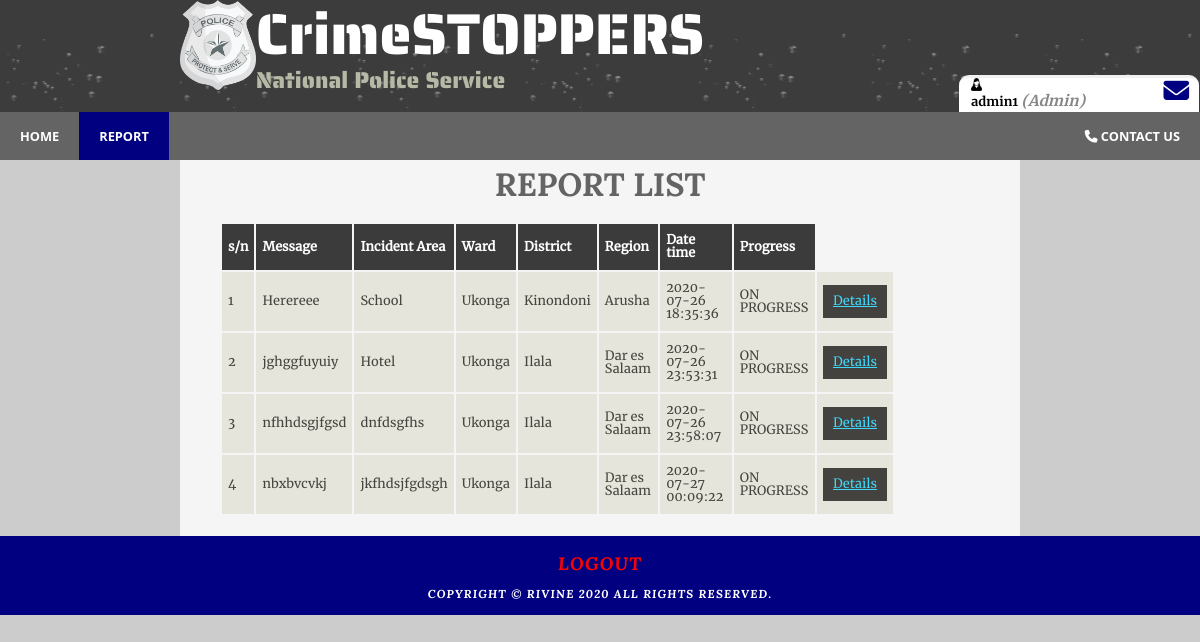
The page /police_mode/report.php (signed in) on the database its author committed.
### tables this page shows
CREATE TABLE `tb_reports` (
  `id` int(11) NOT NULL,
  `user_id` varchar(100) NOT NULL,
  `messages` varchar(1000) NOT NULL,
  `email` varchar(100) NOT NULL,
  `type` varchar(100) NOT NULL,
  `progress` varchar(100) NOT NULL DEFAULT 'NOT YET',
  `img_path` varchar(100) NOT NULL,
  `region_id` varchar(100) NOT NULL,
  `district_id` varchar(100) NOT NULL,
  `ward_id` varchar(100) NOT NULL,
  `incident_area` varchar(100) NOT NULL,
  `date_time` datetime NOT NULL,
  `ip` varchar(100) NOT NULL
);

CREATE TABLE `tb_ward` (
  `id` int(11) NOT NULL,
  `region_id` varchar(200) NOT NULL,
  `district_id` varchar(200) NOT NULL,
  `name` varchar(100) NOT NULL
);

CREATE TABLE `tb_district` (
  `id` int(11) NOT NULL,
  `region_id` varchar(200) NOT NULL,
  `name` varchar(200) NOT NULL
);

CREATE TABLE `tb_region` (
  `id` int(11) NOT NULL,
  `name` varchar(200) NOT NULL
);

### police_mode/report.php (the view, shortened to what this page needs)
<?php
$servername = "localhost";
$username = "root";
$password = "";
$database = "crime";
$mysql_obj = new mysqli($servername, $username, $password, $database);
$j = 1;
$td = "";
$sql = "SELECT * FROM tb_reports WHERE progress!='ACCOMPLISHED'";
$results = $mysql_obj->query($sql);
while ($row = $results->fetch_assoc()) {
	$id = $row['id'];
	$messages = $row['messages'];
	$region_id = $row['region_id'];
	$district_id = $row['district_id'];
	$ward_id = $row['ward_id'];
	$progress = $row['progress'];
	$incident_area = $row['incident_area'];
	$date_time = $row['date_time'];
	$sql_region = "SELECT name FROM tb_region WHERE id='$region_id'";
	$result_region = $mysql_obj->query($sql_region);
	while ($row = $result_region->fetch_assoc()) {
		$region_name = $row['name'];
	}
	$sql_district = "SELECT * FROM tb_district WHERE id='$district_id'";
	$result_district = $mysql_obj->query($sql_district);
	while ($row = $result_district->fetch_assoc()) {
		$district_name = $row['name'];
	}
	$sql_ward = "SELECT * FROM tb_ward WHERE id='$ward_id'";
	$result_ward = $mysql_obj->query($sql_ward);
	while ($row = $result_ward->fetch_assoc()) {
		$ward_name = $row['name'];
	}
	$td .= "<tr>
			<td>$j</td>
			<td>$messages</td>
			<td>$incident_area</td>
			<td>$ward_name</td>
			<td>$district_name</td>
			<td>$region_name</td>
			<td>$date_time</td>
			<td>$progress</td>
			<td><a style='background-color:#43423f;cursor:pointer' href='report_details.php?id=$id'>Details</a></td>
			</tr>";
	$j++;
}
?>
<!DOCTYPE HTML>
<html>
<head>
	<link rel="stylesheet" type="text/css" href="../css/style.css" />
	<link rel="stylesheet" type="text/css" href="../css/button.css" />
</head>
	<body>
		<div id="main">
			<div id="header">
				<div id="logo">
					<div class="logo_img">
						<img src="../img/logo.png" alt="NPS Logo" height="auto" width="13%"></img>
						<div id="logo_text">
							<h1><a class="logo_colour" href="../index.php">CrimeSTOPPERS</a></h1>
							<h2>National Police Service</h2>
						</div>
					</div>
				</div>
				<div class="profile_info">
					<figure class="user_avatar"><img src="../img/admin_profile.png" width="5%">
						<span style="float: right;">
							<a href="../chat_box/chat_list.php"><i class="fa fa-2x fa-envelope"></i></a>
						</span>
					</figure>
					<div class="user_info">
						<?php if (isset($_SESSION['user'])) : ?>
						<strong><?php echo $_SESSION['user']['username']; ?></strong>
						<small style="font-size:15px">
							<i style="color: #888;">(<?php echo ucfirst($_SESSION['user']['user_type']); ?>)</i>
						</small>
						<?php endif ?>
					</div>
				</div>
				<div id="navbar">
					<nav>
						<ul id="menu">
							<li><a href="home.php">Home</a></li>
							<li class="selected"><a href="report.php">Report</a></li>
							<li style="float: right;"><a href="../contact.php"><i class="fa fa-phone"></i> Contact
									Us</a>
							</li>
						</ul>
					</nav>
				</div>
			</div>
			<div id="site_content" class="content">
				<div align="center" class="header">
					<h1>Report list</h1>
				</div>
				<div id="content">
					<table id="report_list" border="0" id="table">
						<tr>
							<th>s/n</th>
							<th>Message</th>
							<th>Incident Area</th>
							<th>Ward</th>
							<th>District</th>
							<th>Region</th>
							<th>Date time</th>
							<th>Progress</th>
						</tr>
						<?php echo $td; ?>
					</table>
				</div>
			</div>
			<div id="footer">
				<a href="../login.php" id="logout">logout</a>
				<br><br>
				<p>Copyright &copy; Rivine <?php echo date("Y"); ?> All Rights Reserved.</p>
			</div>
	</body>
</html>

### css/style.css (style rules this page uses)
html { width: 100%; height: fit-content; }
* { margin: 0; padding: 0; box-sizing: border-box; }
body { background-repeat: round; font: normal 0.8em "merriweather-regular", arial, sans-serif; background: url(../img/background.png) #ccc; color: black; }
p { padding: 0 0 20px 0; line-height: 1.7em; }
img { border: 0; }
a.logo_colour { text-decoration: none; color: white; }
ul#menu { list-style-type: none; }
nav { position: relative; width: 100%; height: max-content; overflow: hidden; background: #646464; }
nav li { float: left; }
nav li a, .slide_link { display: block; padding: 8px; color: white; text-align: center; padding: 15px 20px; text-decoration: none; font-family: "Segoe UI", Tahoma, Geneva, Verdana, sans-serif; text-transform: uppercase; font-weight: bold; }
h1, h2, h3, h4, h5, h6 { font: normal 179% "lora-bold", arial, sans-serif; color: #646464; margin: 0 0 15px 0; padding: 15px 0 5px 0; }
h2 { font: normal 155% "lora-bold", arial, sans-serif; color: #3091e0; }
a { outline: none; text-decoration: underline; color: navy; }
#report_list a, #report_list a:hover { outline: none; text-decoration: underline; color: #40d8fe; }
#main, #logo, #menubar, #site_content, #content_footer, .slideshow-container, #footer { margin-left: auto; margin-right: auto; }
#main { padding-bottom: 0px; }
#header { background: #6f655f url(../img/header.png); height: 140px; }
.header { text-transform: uppercase; font-size: large; }
#logo { width: 840px; position: relative; height: 80%; }
#logo #logo_text { display: inline-block; position: absolute; font-weight: bolder; font-size: 150%; }
#logo h1, #logo h2 { font: normal 300% "saira_stencil_one-regular", arial, sans-serif; border-bottom: 0; text-transform: none; margin: 0; }
#logo_text h1, #logo_text h1 a { padding: 8px 0 0 0; text-decoration: none; }
#logo_text h2 { font-size: 120%; padding: 4px 0 0 0; color: #b7b9a7; }
#logo .logo_img { display: inline-block; position: absolute; }
#site_content { padding-top: 15px; width: 70%; height: fit-content; overflow: hidden; background: rgb(245, 245, 245); }
.selected { background-color: navy; color: lightgray; }
#content { width: 100%; padding-left: 40px; padding-right: 50px; padding-bottom: 20px; }
#footer { width: 100%; font: normal 90% "lora-bolditalic", arial, sans-serif; height: fit-content; padding: 20px 0 5px 0; text-align: center; background: navy; color: #fff; text-transform: uppercase; letter-spacing: 0.1em; }
#footer p { padding: 0 0 5px 0; }
#footer a { color: #888; text-decoration: none; }
a { text-decoration: none; padding: 10px; cursor: pointer; }
a#logout { color: red; font-size: large; }
#report_list { width: 90%; }
table tr th, table tr td { background: #3b3b3b; color: #fff; padding: 10px 6px; text-align: left; }
table tr td { background: #e5e5db; color: #47433f; border: 0px solid; }
.user_info, .user_avatar { margin-left: 5%; }
.profile_info { position: absolute; border-top: 3px solid #f1f1f1; border-bottom: 0px solid #f1f1f1; border-radius: 10px 10px 0 0; max-width: 20%; top: 75px; right: 1px; font-family: "merriweather-bold", Arial, Helvetica, sans-serif; font-weight: bold; background-color: white; transition: 0.3s; padding-bottom: 5px; }

### rows shown on the page
tb_reports: messages "Herereee", incident_area "School", ward.name "Ukonga", district.name "Kinondoni", region.name "Arusha", date_time "2020-07-26 18:35:36", progress "ON PROGRESS"
tb_reports: messages "jghggfuyuiy", incident_area "Hotel", ward.name "Ukonga", district.name "Ilala", region.name "Dar es Salaam", date_time "2020-07-26 23:53:31", progress "ON PROGRESS"
tb_reports: messages "nfhhdsgjfgsd", incident_area "dnfdsgfhs", ward.name "Ukonga", district.name "Ilala", region.name "Dar es Salaam", date_time "2020-07-26 23:58:07", progress "ON PROGRESS"
tb_reports: messages "nbxbvcvkj", incident_area "jkfhdsjfgdsgh", ward.name "Ukonga", district.name "Ilala", region.name "Dar es Salaam", date_time "2020-07-27 00:09:22", progress "ON PROGRESS"

### other values the page prints
$_SESSION['user']['username'] "admin1"
$_SESSION['user']['user_type'] "Admin"
